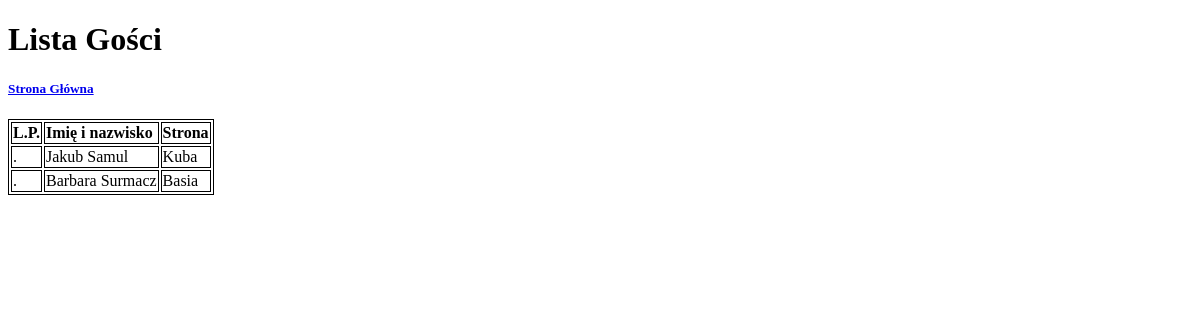
Page /guestsconflist/ on the earlier database version.
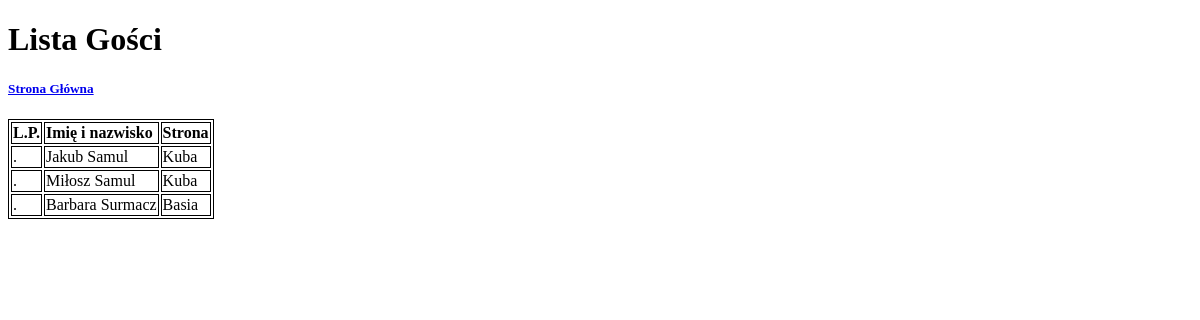
Same page on the later database version.
### love/models.py (models this page shows, shortened)
class Guests(models.Model):
    name = models.CharField(max_length=50)
    surname = models.CharField(max_length=50)
    side = models.ForeignKey(Side, models.PROTECT, null=True, blank=True)
    confirmation = models.ForeignKey(Confirmation, models.PROTECT, null=True, blank=True)

class Side(models.Model):
    class Meta:
        ordering = ('name',)
    name = models.CharField(max_length=50, unique=True)
    def __str__(self):
        return f'{self.name}'

### love/views.py (the view)
class GuestConfListView(ListView):
    model = Guests
    template_name = 'guestsconf_list.html'

### love/templates/guestsconf_list.html (shortened to what this page needs)
{% extends "base.html"%}
{% block content %}
<h1>Lista Gości</h1>
<h5><a href={% url "homepage" %}>Strona Główna</a> </h5>
    <table>
    <tr>
        <td><b>L.P.</b></td>
        <td><b>Imię i nazwisko</b></td>
        <td><b>Strona</b></td>
    </tr>
    {% for guest in guests_list %}
    {% if guest.confirmation %}
        <tr>
            <td>{{ page_guest.start_index|add:forloop.counter0 }}.</td>
            <td>{{ guest.name }} {{ guest.surname }}</td>
            <td>{{ guest.side|default:"-" }}</td>
        </tr>
    {% endif %}
    {% endfor %}
    </table>
{% endblock %}

Differences in the rows shown:
now on this page (row edited): Guests: name "Miłosz", surname "Samul", side "Kuba"
